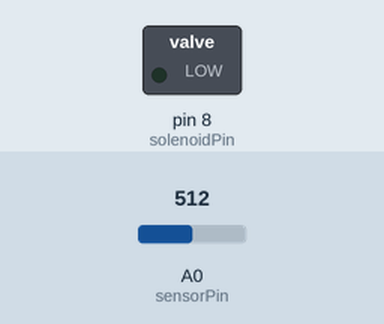
Simulated run of this sketch. Board: Arduino Uno, built with avr-gcc and run on an emulated ATmega328P. Shown: switched loads named in the sketch (green lamp = pin HIGH). Dashed ring = blinking. The test bench sets the inputs (shaded band); at power-on: A0 (sensorPin) = 512.

Above: at 1.8 s.
1.9 s: A0 (sensorPin) set to 53
5.4 s: A0 (sensorPin) set to 46
At 6.7 s:
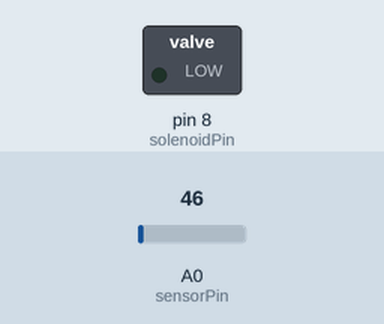
7.0 s: A0 (sensorPin) set to 122
At 7.4 s:
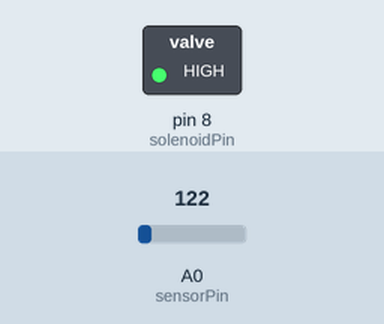
11.0 s: A0 (sensorPin) set to 40
At 11.8 s:
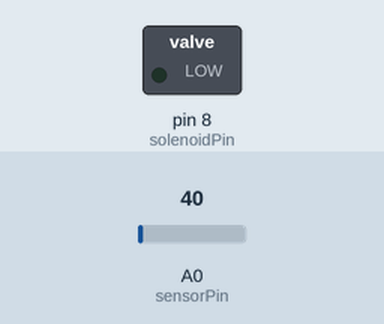
Timing chart, 0 to 13.5 s (numbered marks = the images above; inputs shaded):
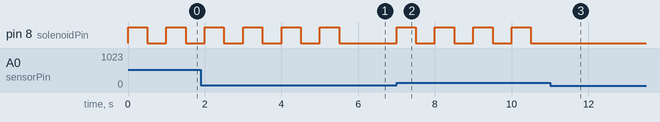

The sketch:

mollySolenoidBirdMonsterThing.ino
```cpp
int sensorPin = A0; //where your sensor plugs in
int sensorValue = 0; //holder for sensor readings
int solenoidPin = 8; //the pin where your solenoid output is
int triggerLevel = 50; //adjust sensitivity here (0-1023)
int numberOfRetracts = 1;

void setup() {
  //Serial.begin(9600); //Opens serial port for communcation with host computer
  pinMode(solenoidPin, OUTPUT);  //sets the mode of the solenoid pin
  //  Serial.println("setup");
}

void loop() {
  sensorValue = analogRead(sensorPin);  //read sensor value
  // Serial.println(sensorValue);
  //   delay(10); //delay for serial prints

  if(sensorValue > triggerLevel) { //triggers
    for(int i = 0; i < numberOfRetracts; i++) { //number of times the solenoid triggers
      doSolenoidThing();       //move solenoid
      // Serial.println("soldenoid thing");
    }
  }

}

void doSolenoidThing() {
  digitalWrite(solenoidPin, HIGH); //retract solenoid
  delay(500); //hold the solenoid retracted
  digitalWrite(solenoidPin, LOW); //release solenoid
  delay(500); //wait
}
```

Measured:
- the behaviour switches between 51 and 50 on A0 (sensorPin) (found by bisection; images 0 and 1)
- after the input at 5.4 s, pin 8 (solenoidPin): goes on until 5.5 s, then stays LOW
- after the input at 7.0 s, pin 8 (solenoidPin): alternates HIGH for 0.50 s and LOW for 0.50 s, starting at once
- after the input at 11.0 s, pin 8 (solenoidPin): stops changing and stays LOW
- by itself, pin 8 (solenoidPin): alternates HIGH for 0.50 s and LOW for 0.50 s
